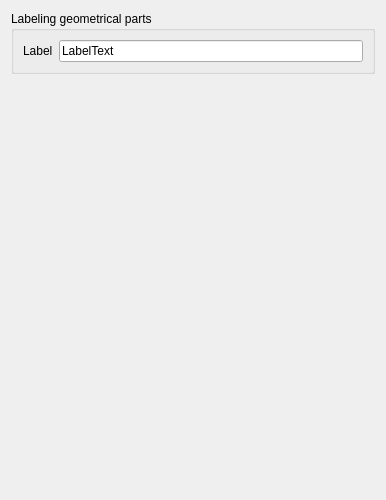
<?xml version="1.0" encoding="UTF-8"?>
<ui version="4.0">
 <class>Form</class>
 <widget class="QWidget" name="Form">
  <property name="geometry">
   <rect>
    <x>0</x>
    <y>0</y>
    <width>386</width>
    <height>500</height>
   </rect>
  </property>
  <property name="windowTitle">
   <string>Labeling model parts</string>
  </property>
  <layout class="QVBoxLayout" name="verticalLayout">
   <item>
    <widget class="QGroupBox" name="groupBox_3">
     <property name="maximumSize">
      <size>
       <width>16777215</width>
       <height>1677215</height>
      </size>
     </property>
     <property name="title">
      <string>Labeling geometrical parts</string>
     </property>
     <layout class="QVBoxLayout" name="verticalLayout_5">
      <item>
       <layout class="QFormLayout" name="formLayout_1">
        <property name="fieldGrowthPolicy">
         <enum>QFormLayout::AllNonFixedFieldsGrow</enum>
        </property>
        <item row="1" column="0">
         <widget class="QLabel" name="Label">
          <property name="text">
           <string>Label</string>
          </property>
         </widget>
        </item>
        <item row="1" column="1">
         <widget class="QLineEdit" name="LabelText">
          <property name="text">
           <string>LabelText</string>
          </property>
         </widget>
        </item>
       </layout>
      </item>
     </layout>
    </widget>
   </item>
   <item>
    <spacer name="verticalSpacer_2">
     <property name="orientation">
      <enum>Qt::Vertical</enum>
     </property>
     <property name="sizeHint" stdset="0">
      <size>
       <width>20</width>
       <height>40</height>
      </size>
     </property>
    </spacer>
   </item>
  </layout>
 </widget>
 <resources/>
 <connections/>
</ui>
